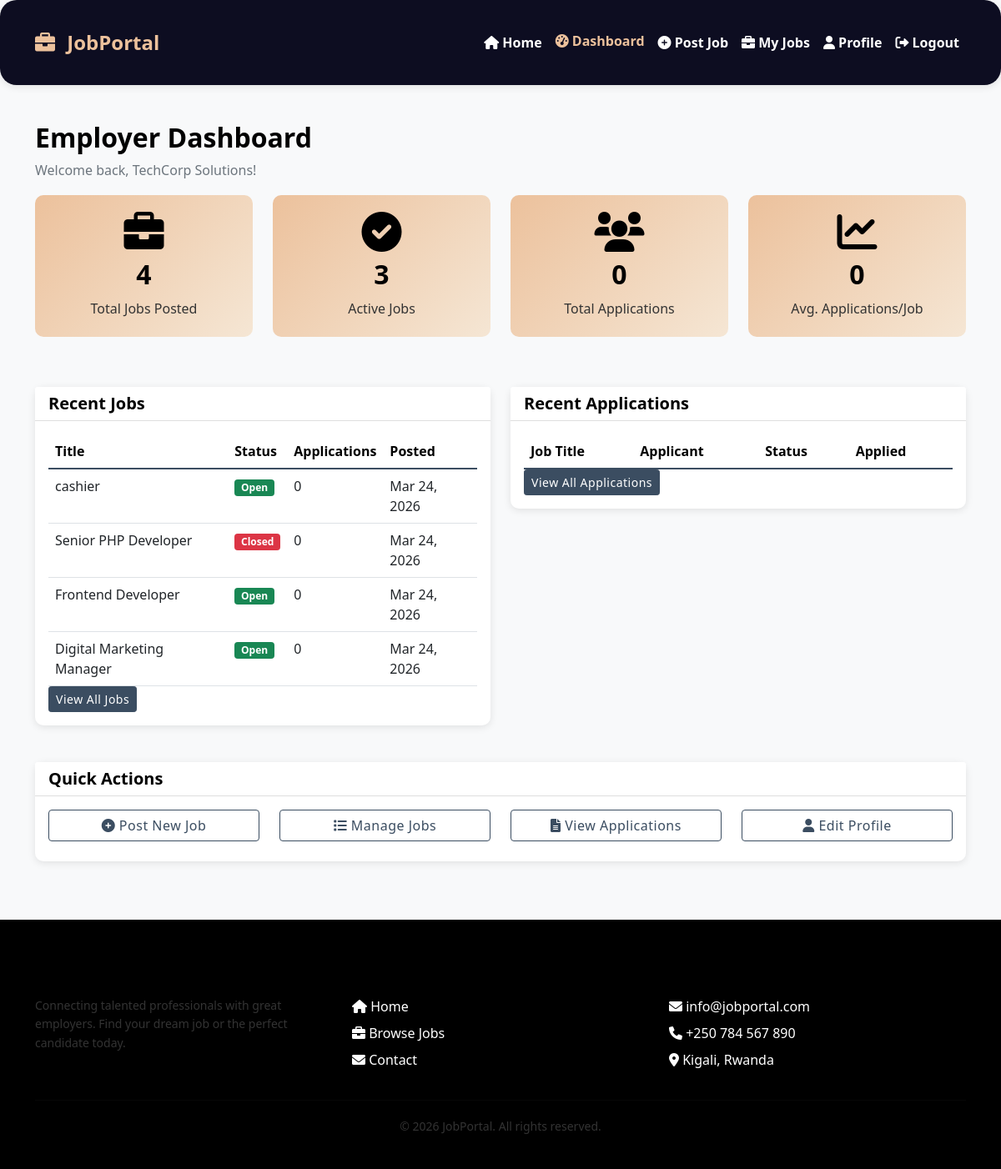
Page /employer/dashboard.php (signed in) on the committed database.
### tables this page shows
CREATE TABLE `jobs` (
  `id` int(11) NOT NULL AUTO_INCREMENT,
  `employer_id` int(11) NOT NULL,
  `category_id` int(11) DEFAULT NULL,
  `title` varchar(100) NOT NULL,
  `description` text NOT NULL,
  `requirements` text NOT NULL,
  `salary` varchar(50) DEFAULT NULL,
  `location` varchar(100) DEFAULT NULL,
  `job_type` enum('full-time','part-time','contract','internship') DEFAULT 'full-time',
  `experience_level` enum('entry','mid','senior','lead') DEFAULT 'entry',
  `status` enum('open','closed','pending') DEFAULT 'pending',
  `start_date` date DEFAULT NULL,
  `end_date` date DEFAULT NULL,
  `created_at` timestamp NOT NULL DEFAULT current_timestamp(),
  `updated_at` timestamp NOT NULL DEFAULT current_timestamp() ON UPDATE current_timestamp(),
  PRIMARY KEY (`id`),
  KEY `employer_id` (`employer_id`),
  KEY `category_id` (`category_id`)
);

### employer/dashboard.php (the view, shortened to what this page needs)
<?php
require_once '../includes/header.php';
$database = new Database();
$db = $database->getConnection();
$user_id = $_SESSION['user_id'];
$stats = [];
$query = "SELECT COUNT(*) as total FROM jobs WHERE employer_id = :user_id";
$stmt = $db->prepare($query);
$stmt->bindParam(':user_id', $user_id);
$stmt->execute();
$stats['total_jobs'] = $stmt->fetch(PDO::FETCH_ASSOC)['total'];
$query = "SELECT COUNT(*) as total FROM jobs WHERE employer_id = :user_id AND status = 'open'";
$stmt = $db->prepare($query);
$stmt->bindParam(':user_id', $user_id);
$stmt->execute();
$stats['open_jobs'] = $stmt->fetch(PDO::FETCH_ASSOC)['total'];
$query = "SELECT COUNT(*) as total FROM applications a
          JOIN jobs j ON a.job_id = j.id
          WHERE j.employer_id = :user_id";
$stmt = $db->prepare($query);
$stmt->bindParam(':user_id', $user_id);
$stmt->execute();
$stats['total_applications'] = $stmt->fetch(PDO::FETCH_ASSOC)['total'];
$query = "SELECT * FROM jobs WHERE employer_id = :user_id ORDER BY created_at DESC LIMIT 5";
$stmt = $db->prepare($query);
$stmt->bindParam(':user_id', $user_id);
$stmt->execute();
$recent_jobs = $stmt->fetchAll(PDO::FETCH_ASSOC);
?>
<div class="container mt-4">
    <h2>Employer Dashboard</h2>
    <p class="text-muted">Welcome back, <?php echo $_SESSION['full_name']; ?>!</p>
    <div class="row mb-4">
        <div class="col-md-3 mb-3">
            <div class="stat-card">
                <i class="fas fa-briefcase fa-3x mb-2"></i>
                <h3><?php echo $stats['total_jobs']; ?></h3>
                <p class="mb-0">Total Jobs Posted</p>
            </div>
        </div>
        <div class="col-md-3 mb-3">
            <div class="stat-card">
                <i class="fas fa-check-circle fa-3x mb-2"></i>
                <h3><?php echo $stats['open_jobs']; ?></h3>
                <p class="mb-0">Active Jobs</p>
            </div>
        </div>
        <div class="col-md-3 mb-3">
            <div class="stat-card">
                <i class="fas fa-users fa-3x mb-2"></i>
                <h3><?php echo $stats['total_applications']; ?></h3>
                <p class="mb-0">Total Applications</p>
            </div>
        </div>
        <div class="col-md-3 mb-3">
            <div class="stat-card">
                <i class="fas fa-chart-line fa-3x mb-2"></i>
                <h3><?php echo round(($stats['total_applications'] / max($stats['total_jobs'], 1)), 1); ?></h3>
                <p class="mb-0">Avg. Applications/Job</p>
            </div>
        </div>
    </div>
    <div class="row">
        <div class="col-md-6 mb-4">
            <div class="card">
                <div class="card-header bg-white">
                    <h5 class="mb-0">Recent Jobs</h5>
                </div>
                <div class="card-body">
                    <div class="table-responsive">
                        <table class="table table-hover">
                            <thead>
                                <tr>
                                    <th>Title</th>
                                    <th>Status</th>
                                    <th>Applications</th>
                                    <th>Posted</th>
                                </tr>
                            </thead>
                            <tbody>
                                <?php foreach ($recent_jobs as $job): ?>
                                    <tr>
                                        <td><?php echo htmlspecialchars($job['title']); ?></td>
                                        <td>
                                            <span class="badge bg-<?php echo $job['status'] == 'open' ? 'success' : 'danger'; ?>">
                                                <?php echo ucfirst($job['status']); ?>
                                            </span>
                                        </td>
                                        <td>
                                            <?php
                                            $query = "SELECT COUNT(*) as count FROM applications WHERE job_id = :job_id";
                                            $stmt_count = $db->prepare($query);
                                            $stmt_count->bindParam(':job_id', $job['id']);
                                            $stmt_count->execute();
                                            $count = $stmt_count->fetch(PDO::FETCH_ASSOC)['count'];
                                            echo $count;
                                            ?>
                                        </td>
                                        <td><?php echo date('M d, Y', strtotime($job['created_at'])); ?></td>
                                    </tr>
                                <?php endforeach; ?>
                            </tbody>
                        </table>
                    </div>
                    <a href="my_jobs.php" class="btn btn-primary btn-sm">View All Jobs</a>
                </div>
            </div>
        </div>
        <div class="col-md-6 mb-4">
            <div class="card">
                <div class="card-header bg-white">
                    <h5 class="mb-0">Recent Applications</h5>
                </div>
                <div class="card-body">
                    <div class="table-responsive">
                        <table class="table table-hover">
                            <thead>
                                <tr>
                                    <th>Job Title</th>
                                    <th>Applicant</th>
                                    <th>Status</th>
                                    <th>Applied</th>
                                </tr>
                            </thead>
                        </table>
                    </div>
                    <a href="applications.php" class="btn btn-primary btn-sm">View All Applications</a>
                </div>
            </div>
        </div>
    </div>
    <div class="row">
        <div class="col-md-12">
            <div class="card">
                <div class="card-header bg-white">
                    <h5 class="mb-0">Quick Actions</h5>
                </div>
                <div class="card-body">
                    <div class="row">
                        <div class="col-md-3 mb-2">
                            <a href="post_job.php" class="btn btn-outline-primary w-100">
                                <i class="fas fa-plus-circle"></i> Post New Job
                            </a>
                        </div>
                        <div class="col-md-3 mb-2">
                            <a href="my_jobs.php" class="btn btn-outline-primary w-100">
                                <i class="fas fa-list"></i> Manage Jobs
                            </a>
                        </div>
                        <div class="col-md-3 mb-2">
                            <a href="applications.php" class="btn btn-outline-primary w-100">
                                <i class="fas fa-file-alt"></i> View Applications
                            </a>
                        </div>
                        <div class="col-md-3 mb-2">
                            <a href="../profile.php" class="btn btn-outline-primary w-100">
                                <i class="fas fa-user"></i> Edit Profile
                            </a>
                        </div>
                    </div>
                </div>
            </div>
        </div>
    </div>
</div>
<?php require_once '../includes/footer.php'; ?>

### includes/header.php (style rules this page uses)
:root { --primary: #ecc19c; --secondary: #3b4d61; --accent: #000000; --font-main: 'Segoe UI', Tahoma, Geneva, Verdana, sans-serif; --font-heading: 'Segoe UI', Tahoma, Geneva, Verdana, sans-serif; --text-color: #333333; --text-light: #666666; --text-dark: #000000; }
* { margin: 0; padding: 0; box-sizing: border-box; }
html, body { height: 100%; margin: 0; padding: 0; }
body { background-color: #f8f9fa; font-family: var(--font-main); color: var(--text-color); min-height: 100vh; display: flex; flex-direction: column; }
h1, h2, h3, h4, h5, h6 { font-family: var(--font-heading); color: var(--text-dark); font-weight: 600; }
p { color: var(--text-color); line-height: 1.6; }
a { color: var(--secondary); text-decoration: none; transition: color 0.3s ease; }
.table thead th { font-weight: 600; color: var(--text-dark); border-bottom: 2px solid var(--secondary); }
.btn { font-weight: 500; letter-spacing: 0.5px; }
.btn-primary { background-color: var(--secondary); border-color: var(--secondary); }
.btn-outline-primary { color: var(--secondary); border-color: var(--secondary); }
.card { border: none; border-radius: 10px; box-shadow: 0 2px 10px rgba(0, 0, 0, 0.1); transition: transform 0.3s ease; margin-bottom: 20px; }
.stat-card { background: linear-gradient(135deg, var(--primary) 0%, #f5e6d4 100%); border-radius: 10px; padding: 20px; text-align: center; color: var(--accent); margin-bottom: 20px; }
.stat-card h3 { font-size: 2rem; font-weight: bold; margin-bottom: 10px; }
.table-responsive { overflow-x: auto; }
.table { margin-bottom: 0; }
.container { padding-top: 20px; padding-bottom: 20px; }

### rows in the picture
jobs: title "cashier", status "Open", count "0", created_at "Mar 24, 2026"
jobs: title "Senior PHP Developer", status "Closed", count "0", created_at "Mar 24, 2026"
jobs: title "Frontend Developer", status "Open", count "0", created_at "Mar 24, 2026"
jobs: title "Digital Marketing Manager", status "Open", count "0", created_at "Mar 24, 2026"

### other values in the picture
SITE_NAME "JobPortal"
$_SESSION['full_name'] "TechCorp Solutions"
$stats['total_jobs'] "4"
$stats['open_jobs'] "3"
$stats['total_applications'] "0"
$stats['total_applications'] / max($stats['total_jobs'], 1) "0"
SITE_NAME "jobportal"
